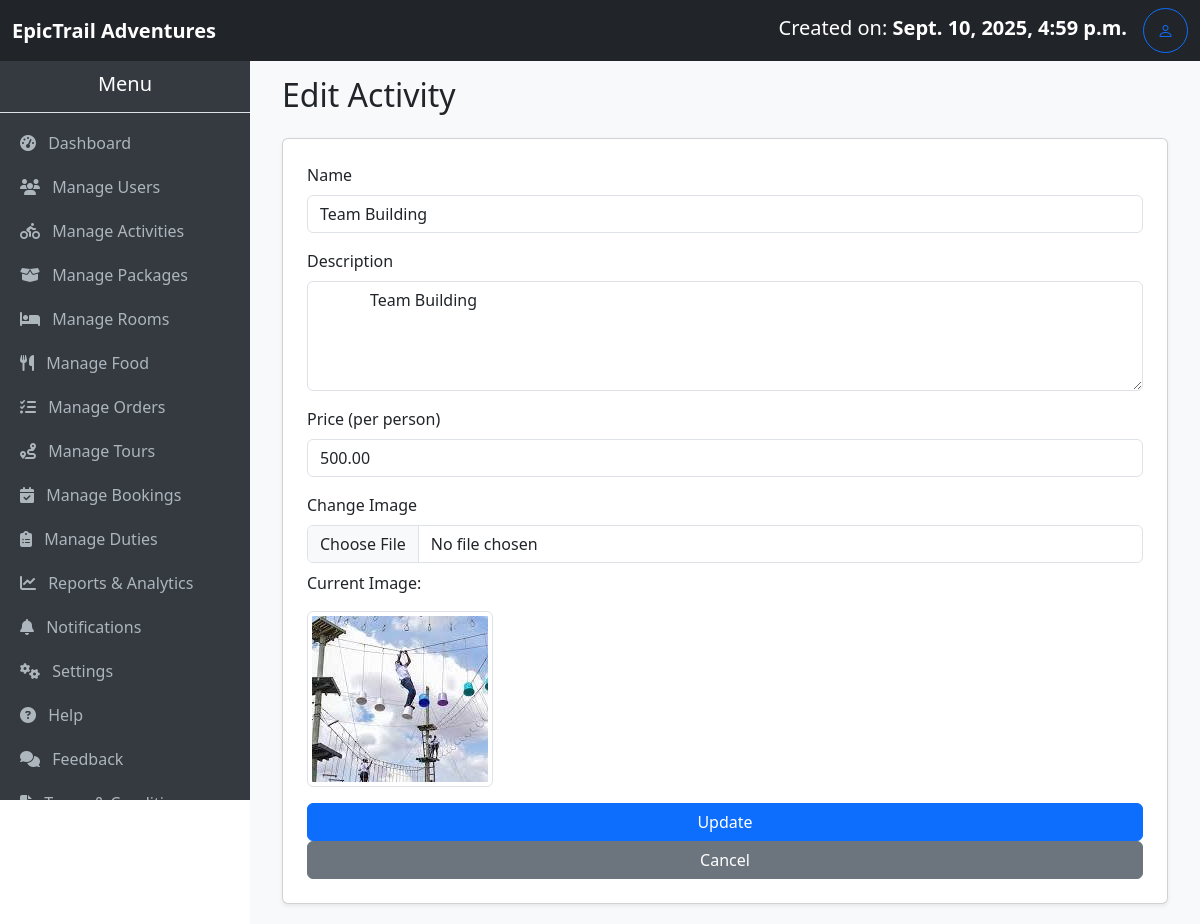
The page /activities/edit/13/ (signed in) on the database its author committed.
### myApp/models.py (models this page shows, shortened)
class Activity(models.Model):
    name = models.CharField(max_length=100)
    description = models.TextField()
    price_per_person = models.DecimalField(  # Updated field name
        max_digits=8, decimal_places=2, help_text="Price per person"
    )
    image = models.ImageField(upload_to='room_images/', blank=True, null=True)
    created_at = models.DateTimeField(auto_now_add=True)

### myApp/views.py (the view, shortened to what this page needs)
# urls.py: path('activities/edit/<int:pk>/', views.edit_activity, name='edit_activity'),
@login_required
@user_passes_test(is_admin)
def edit_activity(request, pk):
    activity = get_object_or_404(Activity, pk=pk)
    return render(request, 'activity_edit.html', {'activity': activity})

### myApp/context_processors.py (called while the page is built)
def total_users(request):
    return {'total_users': User.objects.count()}

def total_bookings(request):
    return {'total_bookings': Booking.objects.count()}

def total_amount(request):
    total = 0
    if request.user.is_authenticated:
        bookings = Booking.objects.all()#filter(user=request.user)
        total = sum(booking.amount_required for booking in bookings)
    return {'total_amount': total}

def total_cost(request):
    if not request.user.is_authenticated:
        return {
            'user_bookings': [],
            'user_total_amount': 0,
        }
    bookings = Booking.objects.filter(user=request.user).prefetch_related(
        'activities', 'packages', 'rooms', 'food', 'tours'
    )
    total_amount = sum(b.amount_required for b in bookings)
    return {
        'user_bookings': bookings,
        'user_total_amount': total_amount,
    }

### myApp/models.py (called while the page is built)
    @property
    def nights_spent(self):
        if self.check_in and self.check_out:
            nights = (self.check_out - self.check_in).days
            return nights if nights > 0 else 1  # Minimum of 1 night for same-day bookings
        return 1

### myApp/views.py (called while the page is built)
def is_admin(user):
    return user.is_superuser

### myApp/templates/activity_edit.html (shortened to what this page needs)
{% extends 'base.admin.html' %} {% block title %}Edit Activity{% endblock %} {% block content %}
<div class="container">
    <h2 class="mb-4">Edit Activity</h2>
    <form method="POST" enctype="multipart/form-data" class="card p-4 shadow-sm">
        <div class="mb-3">
            <label class="form-label">Name</label>
            <input type="text" name="name" value="{{ activity.name }}" class="form-control" required>
        </div>
        <div class="mb-3">
            <label class="form-label">Description</label>
            <textarea name="description" class="form-control" rows="4" required>{{ activity.description }}</textarea>
        </div>
        <div class="mb-3">
            <label class="form-label">Price (per person)</label>
            <input type="number" name="price_per_person" value="{{ activity.price_per_person }}" class="form-control" step="0.01" required>
        </div>
        <div class="mb-3">
            <label class="form-label">Change Image</label>
            <input type="file" name="image" class="form-control"> {% if activity.image %}
            <div class="mt-2">
                <p>Current Image:</p>
                <img src="{{ activity.image.url }}" alt="Activity Image" class="img-thumbnail" style="max-width: 200px;">
            </div>
            {% endif %}
        </div>
        <button type="submit" class="btn btn-primary">Update</button>
        <a href="{% url 'activity_list' %}" class="btn btn-secondary">Cancel</a>
    </form>
</div>
{% endblock %}

### myApp/templates/base.admin.html (shortened to what this page needs)
<!DOCTYPE html>
<html lang="en">
<head>
    <link href="https://cdn.jsdelivr.net/npm/bootstrap@5.3.3/dist/css/bootstrap.min.css" rel="stylesheet">
    <link rel="stylesheet" href="https://cdn.jsdelivr.net/npm/bootstrap-icons@1.11.3/font/bootstrap-icons.css">
    <link rel="stylesheet" href="https://cdnjs.cloudflare.com/ajax/libs/font-awesome/6.5.2/css/all.min.css">
</head>
<body>
    <nav class="navbar navbar-expand-lg navbar-dark bg-dark">
        <div class="container-fluid">
            <a class="navbar-brand" href="#"><strong>EpicTrail Adventures</strong></a>
            <div class="d-flex">
                <a class="navbar-brand" href="#"> Created on: <strong>{{ user.date_joined }}</strong></a>
                <a href="#" class="btn btn-outline-primary rounded-circle d-flex align-items-center justify-content-center" style="width: 45px; height: 45px;" title="Manage Profile">
                    <i class="bi bi-person"></i>
                </a>
            </div>
        </div>
    </nav>
    <div class="sidebar">
        <h5 class="text-center py-3 border-bottom">Menu</h5>
        <a href="{% url 'admin_dashboard' %}"><i class="fas fa-tachometer-alt me-2"></i> Dashboard</a>
        <a href="{% url 'users' %}"><i class="fas fa-users me-2"></i> Manage Users</a>
        <a href="{% url 'activity_list' %}"><i class="fas fa-biking me-2"></i> Manage Activities</a>
        <a href="{% url 'list_packages' %}"><i class="fas fa-box-open me-2"></i> Manage Packages</a>
        <a href="{% url 'list_rooms' %}"><i class="fas fa-bed me-2"></i> Manage Rooms</a>
        <a href="{% url 'food_list' %}"><i class="fas fa-utensils me-2"></i> Manage Food</a>
        <a href="{% url 'manage_orders' %}"><i class="fas fa-tasks me-2"></i> Manage Orders</a>
        <a href="{% url 'tours' %}"><i class="fas fa-route me-2"></i> Manage Tours</a>
        <a href="{% url 'booking_list' %}"><i class="fas fa-calendar-check me-2"></i> Manage Bookings</a>
        <a href="{% url 'duties' %}"><i class="fas fa-clipboard-list me-2"></i> Manage Duties</a>
        <a href="{% url 'reports_analytics' %}"><i class="fas fa-chart-line me-2"></i> Reports & Analytics</a>
        <a href="{% url 'notifications' %}"><i class="fas fa-bell me-2"></i> Notifications</a>
        <a href="{% url 'system_settings' %}"><i class="fas fa-cogs me-2"></i> Settings</a>
        <a href="#"><i class="fas fa-question-circle me-2"></i> Help</a>
        <a href="#"><i class="fas fa-comments me-2"></i> Feedback</a>
        <a href="#"><i class="fas fa-file-alt me-2"></i> Terms & Conditions</a>
    </div>
    <div class="content">
        {% block content %}{% endblock %}
    </div>
</body>
</html>

### myApp/templates/base.admin.html (style rules this page uses)
body { margin: 0; padding: 0; }
.navbar { position: fixed; top: 0; left: 0; width: 100%; z-index: 1030; }
.sidebar { position: fixed; top: 56px; left: 0; width: 250px; height: calc(100vh - 56px); background-color: #343a40; color: #fff; overflow-y: auto; }
.sidebar a { color: #adb5bd; text-decoration: none; display: block; padding: 10px 20px; }
.content { margin-top: 56px; margin-left: 250px; padding: 20px; background-color: #f8f9fa; min-height: calc(100vh - 56px); }

### rows shown on the page
Activity: name "Team Building", description "Team Building", price_per_person "500.00", image (picture)

### other values the page prints
{{ user.date_joined }} "Sept. 10, 2025, 4:59 p.m."
